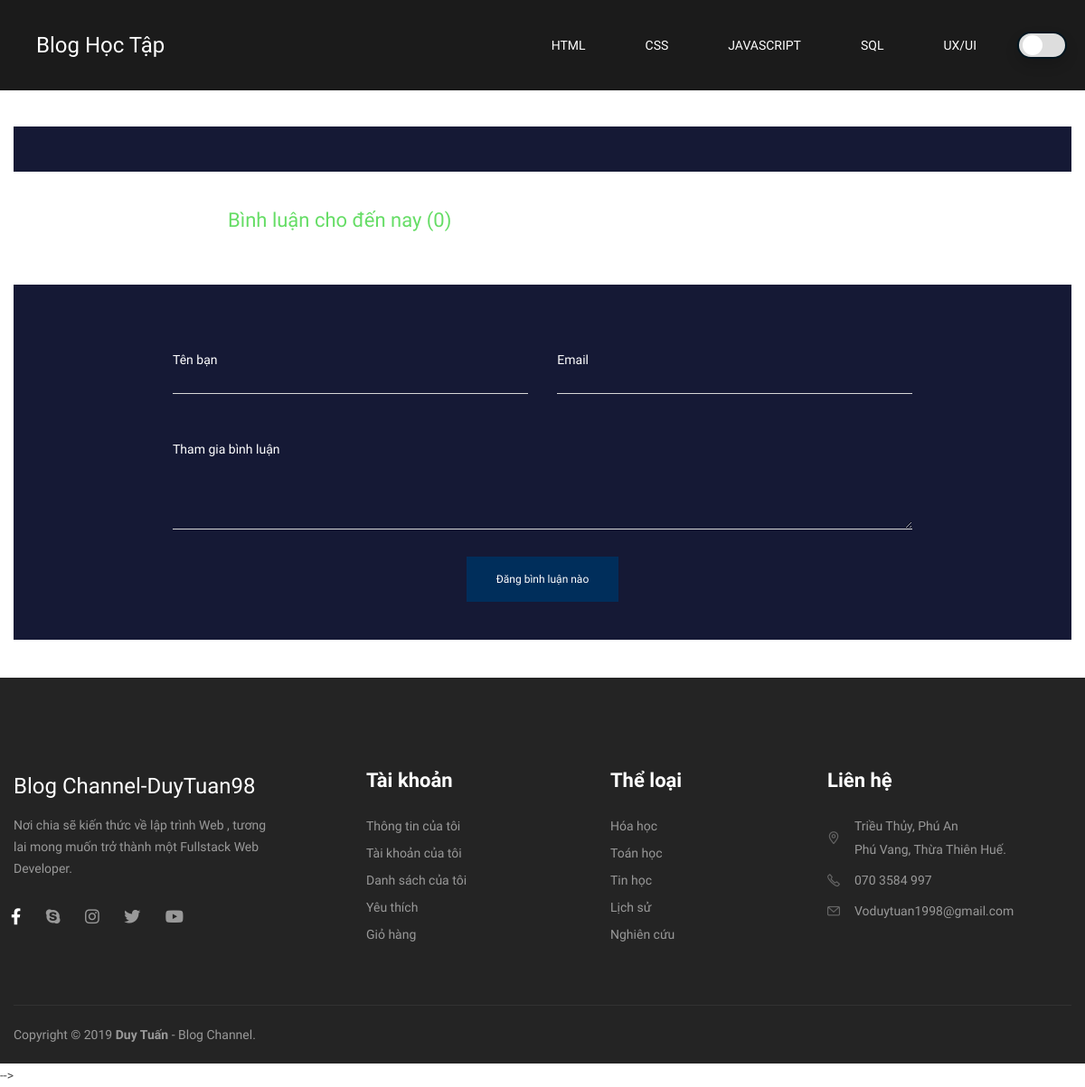
Screenshot of /blog-details.php with the database file from the repository.
### tables this page shows
CREATE TABLE `categories` (
  `cat_id` int(10) NOT NULL,
  `cat_title` varchar(50) NOT NULL
);

### blog-details.php (the view, shortened to what this page needs)
<?php include_once "header.php"; ?>
<div id="main-content" class="site-main  clearfix no-padding">
    <div id="content-wrap" class="padding-top-40">
        <div class="container">
            <div class="row">
                <div class="col-md-12">
                    <div id="site-content" class="site-content clearfix bg__dark">
                    </div>
            </div>
        </div>
    </div>
</div>
</div>
<?php include_once "comment_form.php"; ?>
<?php include_once "footer.php"; ?>

### header.php (shortened to what this page needs)
<!DOCTYPE html>
<html>
<head>
    <link rel="stylesheet" type="text/css" href="assets/css/bootstrap.min.css">
    <link rel="stylesheet" type="text/css" href="assets/css/animate.css">
    <link rel="stylesheet" type="text/css" href="assets/css/animsition.css">
    <link rel="stylesheet" type="text/css" href="assets/css/owl.carousel.min.css">
    <link rel="stylesheet" type="text/css" href="assets/css/cubeportfolio.css">
    <link rel="stylesheet" type="text/css" href="assets/css/fontawesome.css">
    <link rel="stylesheet" type="text/css" href="assets/css/core-icons.css">
    <link rel="stylesheet" type="text/css" href="assets/css/suchen-icons.css">
    <link rel="stylesheet" type="text/css" href="assets/css/reset.css">
    <link rel="stylesheet" type="text/css" href="style.css">
    <link rel="stylesheet" type="text/css" href="assets/css/shortcodes.css">
</head>
<body class="no-sidebar sidebar-1 header-fixed">
    <div id="wrapper">
        <div id="page" class="clearfix animsition">
            <div id="site-header-wrap">
                <header id="site-header" class="header-front-page style-1 dark-bg">
                    <div id="site-header-inner" class="boxed-5">
                        <div class="wrap-inner clearfix">
                            <div id="site-logo" class="clearfix">
                                <div id="site-logo-inner">
                                    <a href="index.php" title="Suchen" class="main-logo">
                                        <h1 style="color:#fff">Blog Học Tập</h1>
                                    </a>
                                </div>
                            </div>
                            <div class="toggle shadow"></div>
                            <nav id="main-nav" class="main-nav">
                                <ul id="menu-primary-menu" class="menu">
                                	<?php
	                            		include_once 'connection.php';
	                            		$get_posts = "select * from categories";
	                                    $run_posts = mysqli_query($con,$get_posts);
	                                    while ($row = mysqli_fetch_array($run_posts)){
	                                    $cat_id = $row['cat_id'];
		  								$cat_title = $row['cat_title'];
                                    ?>
                                    <li class="menu-item current-menu-item menu-item-has-children">
                                    	<a href="category.php?cat=<?php echo $cat_id ?>"><?php echo $cat_title; ?></a>
                                    </li>
								<?php  } ?>
                                </ul>
                            </nav>
                        </div>
                    </div>
                </header>
            </div>

### assets/css/animsition.css (style rules this page uses)
.animsition, .animsition-overlay { position: relative; opacity: 0; -webkit-animation-fill-mode: both; animation-fill-mode: both; }
.fade-in { -webkit-animation-name: fade-in; animation-name: fade-in; }

### assets/css/cubeportfolio.css (style rules this page uses)
.clearfix:after { content:" ";display:block;height:0;clear:both }

### rows the page displays
categories: cat_title "HTML"
categories: cat_title "CSS"
categories: cat_title "JAVASCRIPT"
categories: cat_title "SQL"
categories: cat_title "UX/UI"

### other values shown
$count "0"
